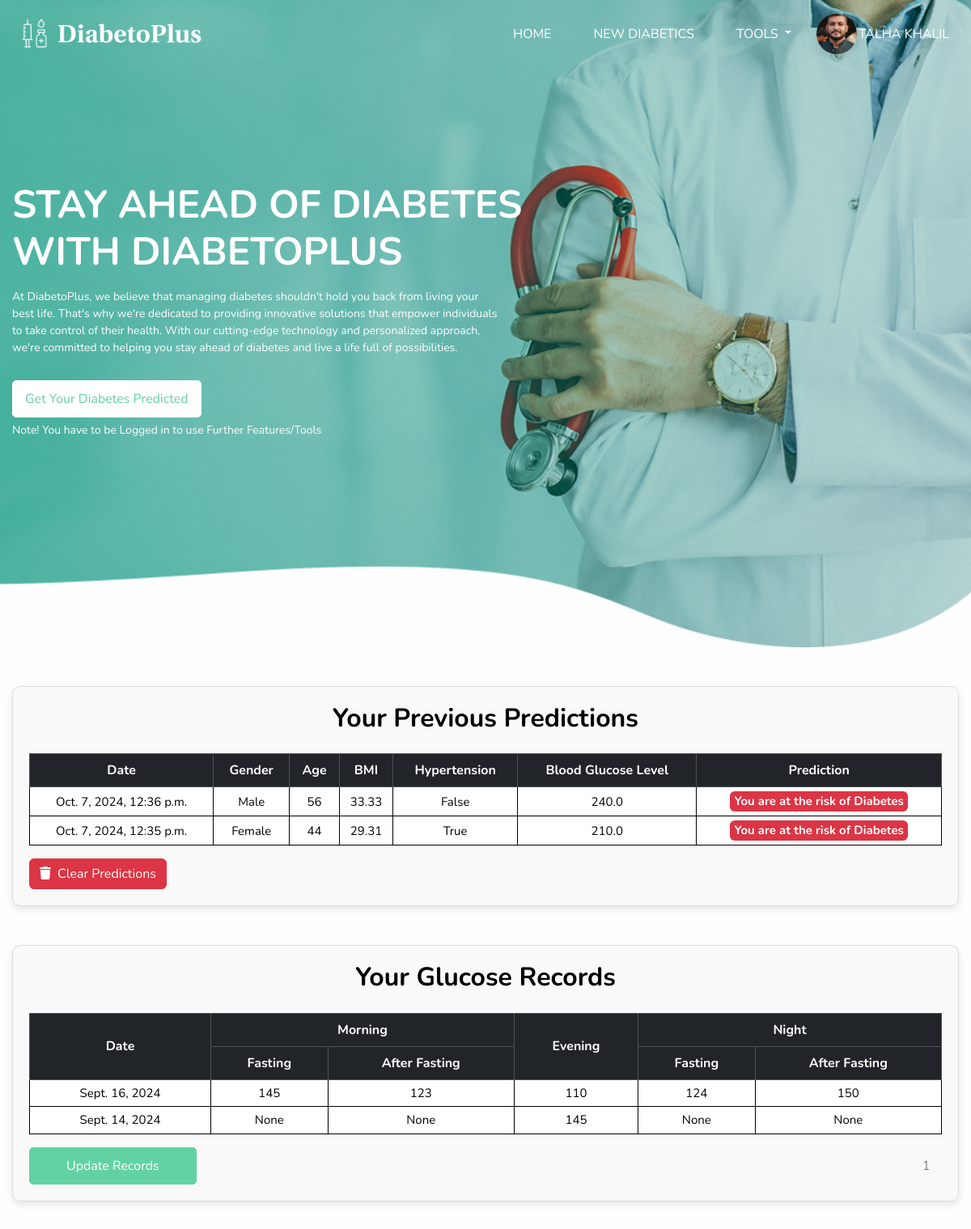
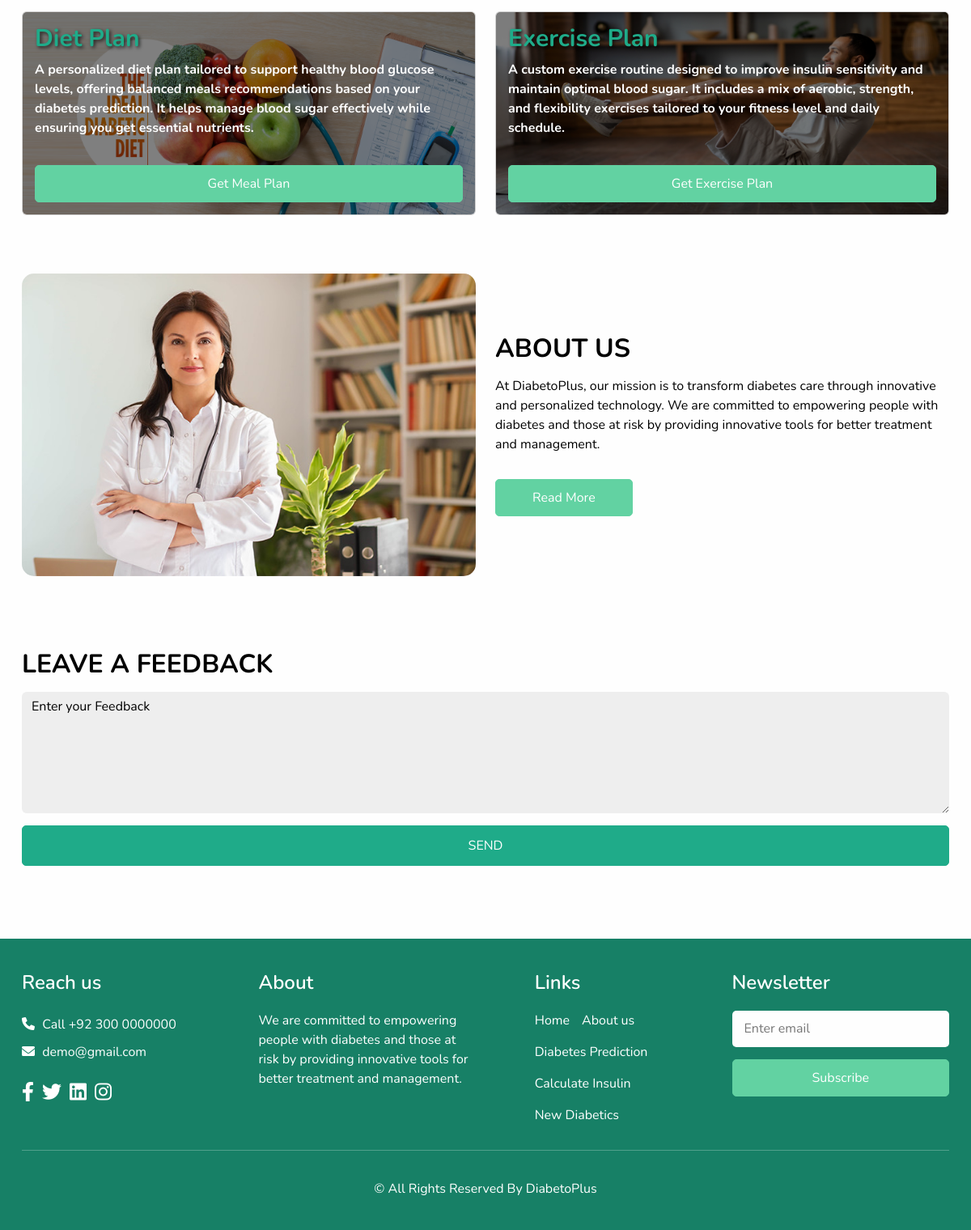
The page / (signed in) on the database its author committed (2 pictures, top to bottom).
### Home/models.py (models this page shows, shortened)
class Profile(models.Model):
    user = models.OneToOneField(User, on_delete=models.CASCADE)
    profile_picture = models.ImageField(upload_to='profile_pics/')

### predictor/models.py (models this page shows, shortened)
class Predictions(models.Model):
    user = models.ForeignKey(User, on_delete=models.CASCADE)
    gender = models.CharField(max_length=50)
    age = models.IntegerField()
    hypertension = models.BooleanField()
    heart_disease = models.BooleanField()
    smoking_history = models.CharField(max_length=50)
    bmi = models.FloatField()
    hba1c_level = models.FloatField()
    blood_glucose_level = models.FloatField()
    prediction_result = models.CharField(max_length=50)
    date = models.DateTimeField(auto_now_add=True)

### Glucose_Record/models.py (models this page shows, shortened)
class GRecords(models.Model):
    user = models.ForeignKey(User, on_delete=models.CASCADE)
    date = models.DateField()
    mor_fast = models.IntegerField(null=True, blank=True)
    mor_after = models.IntegerField(null=True, blank=True)
    evening = models.IntegerField(null=True, blank=True)
    night_fast = models.IntegerField(null=True, blank=True)
    night_after = models.IntegerField(null=True, blank=True)

### Home/views.py (the view)
# urls.py: path("", home_views.index , name='index'),
def index(request):
    user_predictions = None
    no_data_message = None
    records = None
    no_records_message = None
    if request.user.is_authenticated:
        user_predictions = Predictions.objects.filter(user=request.user).order_by('-date')
        if not user_predictions.exists():
            no_data_message = "No predictions found."
        user_records = GRecords.objects.filter(user=request.user).order_by('-date')
        if not user_records.exists():
            no_records_message = "No records found."
        else:
            paginator = Paginator(user_records, 7)
            page = request.GET.get('page')
            try:
                records = paginator.page(page)
            except PageNotAnInteger:
                records = paginator.page(1)
            except EmptyPage:
                records = paginator.page(paginator.num_pages)
            no_records_message = None
    else:
        no_data_message = "Please log in to view your predictions."
        no_records_message = "Please log in to view your records."
    return render(request, 'index.html', {
        'predictions': user_predictions,
        'no_data_message': no_data_message,
        'user_records': records,
        'no_records_message': no_records_message,
    })

### templates/index.html (shortened to what this page needs)
{% extends "base.html" %}
{% load static %}
{% block content %}
<div class="container slider_section">
  <div class="detail-box">
    <h1>Stay Ahead of Diabetes <br /> with DiabetoPlus</h1>
    <p>At DiabetoPlus, we believe that managing diabetes shouldn't hold you back from living your best life. That's why
      we're dedicated to providing innovative solutions that empower individuals to take control of their health. With
      our cutting-edge technology and personalized approach, we're committed to helping you stay ahead of diabetes and
      live a life full of possibilities.</p>
    <div class="btn-box">
      <a href={% url 'predict_diabetes' %} class="btn1">Get Your Diabetes Predicted</a>
    </div>
    <p>Note! You have to be Logged in to use Further Features/Tools</p>
  </div>
</div>
</div>
<div class="container container_predictions my-5">
  <h2 class="text-center mb-4">Your Previous Predictions</h2>
  <div class="table-responsive">
    {% if request.user.is_authenticated%}
    {% if no_data_message %}
    <p>{{ no_data_message }}</p>
    {% else %}
    <table class="table table-bordered">
      <thead class="table-dark">
        <tr>
          <th>Date</th>
          <th>Gender</th>
          <th>Age</th>
          <th>BMI</th>
          <th>Hypertension</th>
          <th>Blood Glucose Level</th>
          <th>Prediction</th>
        </tr>
      </thead>
      <tbody>
        {% for prediction in predictions %}
        <tr>
          <td>{{ prediction.date }}</td>
          <td>{{ prediction.gender }}</td>
          <td>{{ prediction.age }}</td>
          <td>{{ prediction.bmi }}</td>
          <td>{{ prediction.hypertension }}</td>
          <td>{{ prediction.blood_glucose_level }}</td>
          <td>
            <span
              class="badge {% if prediction.prediction_result == 'You are at the risk of Diabetes' %}bg-danger{% else %}bg-success{% endif %}">
              {{ prediction.prediction_result }}
            </span>
          </td>
        </tr>
        {% endfor %}
      </tbody>
    </table>
    {% endif %}
    <button class="btn btn-danger" data-bs-toggle="modal" data-bs-target="#confirmationModal">
      <i class="fa-solid fa-trash" style="margin-right: 0.5rem;"></i>Clear Predictions
    </button>
    {% else %}
    <P>{{no_data_message}}</P>
    {% endif %}
  </div>
</div>
<div class="container container_predictions my-5">
  <h2 class="text-center mb-4">Your Glucose Records</h2>
  <div class="table-responsive">
    {% if request.user.is_authenticated %}
    {% if no_records_message %}
    <p>{{ no_records_message }}</p>
    {% else %}
    <table class="table table-bordered">
      <thead class="table-dark">
        <tr>
          <th rowspan="2">Date</th>
          <th colspan="2">Morning</th>
          <th rowspan="2">Evening</th>
          <th colspan="2">Night</th>
        </tr>
        <tr>
          <th>Fasting</th>
          <th>After Fasting</th>
          <th>Fasting</th>
          <th>After Fasting</th>
        </tr>
      </thead>
      <tbody>
        {% for record in user_records %}
        <tr>
          <td>{{ record.date }}</td>
          <td>{{ record.mor_fast }}</td>
          <td>{{ record.mor_after }}</td>
          <td>{{ record.evening }}</td>
          <td>{{ record.night_fast }}</td>
          <td>{{ record.night_after }}</td>
        </tr>
        {% endfor %}
      </tbody>
    </table>
    {% endif %}
    <div class="update-pagination-container">
      <a href="{% url 'record' %}">
        Update Records
      </a>
      <div class="pagination">
        <a class="round active" href="?page={{ num }}">{{ user_records.number }}</a>
      </div>
    </div>
    {% else %}
    <p>{{ no_records_message }}</p>
    {% endif %}
  </div>
</div>
<div class="cards container mb-5">
  <div class="row">
    <div class="col-sm-6 mb-4">
      <div class="card text-white card-hover">
        <img src="{% static 'media/Diet.png' %}" class="card-img" height="250px">
        <div class="card-img-overlay overlay-bg d-flex flex-column justify-content-between">
          <div>
            <h5 class="card-title" style="font-size: 30px;">Diet Plan</h5>
            <p class="card-text">A personalized diet plan tailored to support healthy blood glucose levels, offering balanced meals recommendations based on your diabetes prediction. It helps manage blood sugar effectively while ensuring you get essential nutrients.</p>
          </div>
          <a href="{% url 'mealplaner' %}" class="btn card-btn mt-2 align-self-start">Get Meal Plan</a>
        </div>
      </div>
    </div>
    <div class="col-sm-6 mb-4">
      <div class="card text-white card-hover">
        <img src="{% static 'media/exercise.png' %}" class="card-img" height="250px">
        <div class="card-img-overlay overlay-bg d-flex flex-column justify-content-between">
          <div>
            <h5 class="card-title" style="font-size: 30px;">Exercise Plan</h5>
            <p class="card-text">A custom exercise routine designed to improve insulin sensitivity and maintain optimal blood sugar. It includes a mix of aerobic, strength, and flexibility exercises tailored to your fitness level and daily schedule.</p>
          </div>
          <a href="{% url 'exercise' %}" class="btn card-btn mt-2 align-self-start">Get Exercise Plan</a>
        </div>
      </div>
    </div>
  </div>
</div>
<section class="about_section layout_margin-bottom">
  <div class="container  ">
    <div class="row">
      <div class="col-md-6 ">
        <div class="img-box">
          <img src={% static "media/about-img.jpg" %} alt="" />
        </div>
      </div>
      <div class="col-md-6">
        <div class="detail-box">
          <div class="heading_container">
            <h2>
              About <span>Us</span>
            </h2>
          </div>
          <p>
            At DiabetoPlus, our mission is to transform diabetes care through innovative and personalized technology.
            We are committed to empowering people with diabetes and those at risk by providing innovative tools for
            better treatment and management.
          </p>
          <a href={% url 'about' %}>
            Read More
        </div>
      </div>
    </div>
  </div>
</section>
<section class="contact_section layout_padding">
  <div class="container">
    <div class="heading_container">
      <h2>Leave A Feedback</h2>
    </div>
    <div class="row">
      <div class="col">
        <div class="form_container contact-form">
          <form action={% url 'send_feedback' %} method="POST">
            <textarea class="form-control message-box" placeholder="Enter your Feedback" name="feed"></textarea>
            <div class="btn_box">
              <button type="submit" class="btn btn-primary">
                SEND
              </button>
            </div>
          </form>
        </div>
      </div>
    </div>
  </div>
</section>
{% endblock content %}

### templates/base.html (shortened to what this page needs)
{% load static %}
<!DOCTYPE html>
<html>
<head>
  <link href="https://cdn.jsdelivr.net/npm/bootstrap@5.3.3/dist/css/bootstrap.min.css" rel="stylesheet"
>
  <link rel="stylesheet" href="https://cdnjs.cloudflare.com/ajax/libs/font-awesome/6.0.0-beta3/css/all.min.css">
  <link href={% static "css/style.css" %} type="text/css" rel="stylesheet" />
  <link href={% static "css/responsive.css" %} rel="stylesheet" />
  <link rel="stylesheet" href="https://cdnjs.cloudflare.com/ajax/libs/toastr.js/latest/toastr.min.css" />
</head>
<body>
  <div class="hero_area">
    <div class="hero_bg_box">
      <img src={% static 'media/hero-bg.png' %} alt="">
    </div>
    <header class="header_section">
      <div class="container">
        <nav class="navbar navbar-expand-lg custom_nav-container ">
          <a class="navbar-brand" href={% url 'index' %}>
            <img src={% static "media/logo.png" %} alt="logo" height="43px" />
          <div class="collapse navbar-collapse" id="navbarSupportedContent">
            <ul class="navbar-nav">
              <li class="nav-item active">
                <a class="nav-link" href={% url 'index' %}>Home</a>
              </li>
              <li class="nav-item">
                <a class="nav-link" href={% url 'new_diabetics' %}>New Diabetics</a>
              </li>
              <li class="nav-item dropdown">
                <a class="nav-link dropdown-toggle" href="#" role="button" data-bs-toggle="dropdown" aria-expanded="false">
                  Tools
                </a>
              </li>
            </ul>
            {% if request.user.is_authenticated %}
            <div class="dropdown">
              <a href="#" class="d-flex align-items-center" data-bs-toggle="dropdown" aria-expanded="false">
                {% if user.profile.profile_picture %}
                  <img src="{{ user.profile.profile_picture.url }}" class="profile-pic-nav" alt="Profile Picture">
                  <span class="profile-name">{{ user.username }}</span>
                {% else %}
                  <img src="{% static 'default.jpg' %}" class="profile-pic-nav" alt="Default Profile Picture">
                  <span class="profile-name">{{ user.username }}</span>
                {% endif %}
              </a>
            </div>
            {% else %}
              <a href={% url 'login' %} class="btn-read-more">Sign Up / Sign in</a>
            {% endif %}
          </div>
        </nav>
      </div>
    </header>
    {% block content %}{% endblock content %}
    <footer class="footer_section">
      <div class="container">
        <div class="row">
          <div class="col-md-6 col-lg-3 footer_col">
            <div class="footer_contact">
              <h4>
                Reach us
              </h4>
              <div class="contact_link_box">
                <a href="">
                  <i class="fa fa-phone" aria-hidden="true"></i>
                  <span>
                    Call +92 300 0000000
                  </span>
                </a>
                <a href="">
                  <i class="fa fa-envelope" aria-hidden="true"></i>
                  <span>
                    demo@gmail.com
                  </span>
                </a>
              </div>
            </div>
            <div class="footer_social">
              <a href="https://www.facebook.com/?_rdr" aria-hidden="true" >
                <i class="fa-brands fa-facebook-f"></i>
              </a>
              <a href="https://twitter.com/?lang=en" aria-hidden="true" >
                <i class="fa-brands fa-twitter"></i>
              </a>
              <a href="https://pk.linkedin.com">
                <i class="fa-brands fa-linkedin" aria-hidden="true" ></i>
              </a>
              <a href="https://www.instagram.com/">
                <i class="fa-brands fa-instagram" aria-hidden="true" ></i>
              </a>
            </div>
          </div>
          <div class="col-md-6 col-lg-3 footer_col">
            <div class="footer_detail">
              <h4>
                About
              </h4>
              <p>
                We are committed to empowering people with diabetes and those at risk by providing innovative tools for better treatment and management.
              </p>
            </div>
          </div>
          <div class="col-md-6 col-lg-2 mx-auto footer_col">
            <div class="footer_link_box">
              <h4>
                Links
              </h4>
              <div class="footer_links">
                <a class="" href={% url 'index' %}>
                  Home
                <a class="" href={% url 'about' %}>
                  About us
                <a class="" href={% url 'predict_diabetes' %}>
                  Diabetes Prediction
                <a class="" href={% url 'calculate_insulin' %}>
                  Calculate Insulin
                <a class="" href={% url 'new_diabetics' %}>
                  New Diabetics
              </div>
            </div>
          </div>
          <div class="col-md-6 col-lg-3 footer_col ">
            <h4>
              Newsletter
            </h4>
            <form action="#">
              <input type="email" placeholder="Enter email" />
              <button type="submit">
                Subscribe
              </button>
            </form>
          </div>
        </div>
        <hr color="#ffffff">
        <div class="footer-info">
          <p>
            &copy;  All Rights Reserved By
            <a href={% url 'index' %}>DiabetoPlus<br><br></a>
          </p>
        </div>
      </div>
    </footer>
</body>
</html>

### static/css/responsive.css (style rules this page uses)
@media (max-width: 1299px) { .hero_area .hero_bg_box { top: 0; left: 0; width: 100%; } }
@media (min-width: 1200px) { .container { max-width: 1170px; } }

### rows shown on the page
Predictions: date "Oct. 7, 2024, 12:36 p.m.", gender "Male", age "56", bmi "33.33", hypertension "False", blood_glucose_level "240.0", prediction_result "You are at the risk of Diabetes"
Predictions: date "Oct. 7, 2024, 12:35 p.m.", gender "Female", age "44", bmi "29.31", hypertension "True", blood_glucose_level "210.0", prediction_result "You are at the risk of Diabetes"
GRecords: date "Sept. 16, 2024", mor_fast "145", mor_after "123", evening "110", night_fast "124", night_after "150"
GRecords: date "Sept. 14, 2024", mor_fast "None", mor_after "None", evening "145", night_fast "None", night_after "None"

### other values the page prints
{{ user.username }} "TALHA KHALIL"
{{ user_records.number }} "1"
